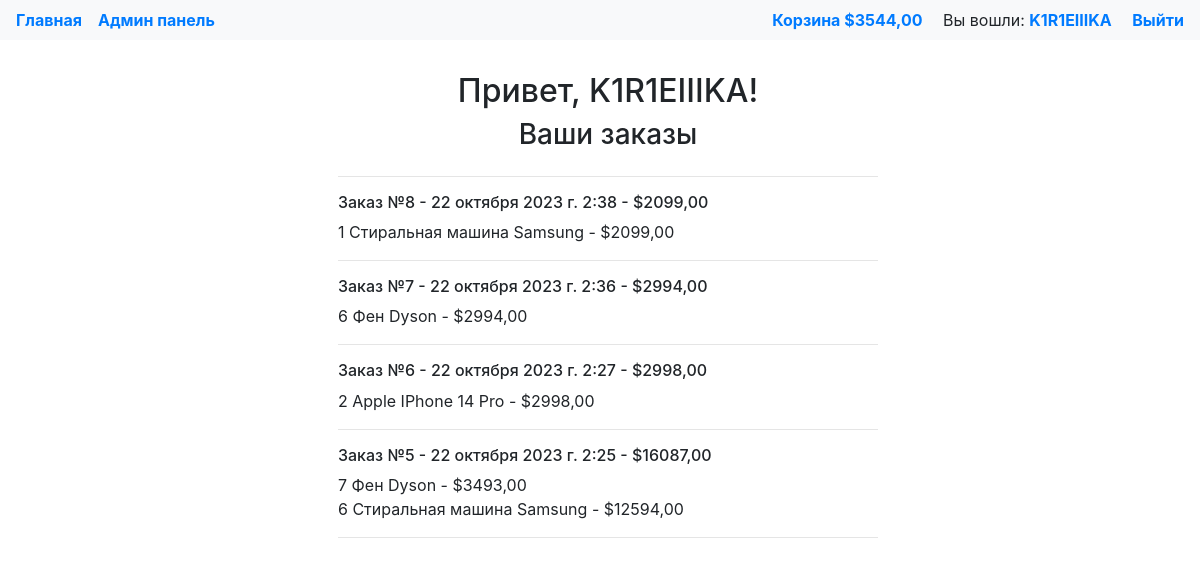
The app's page /account/ (signed in) with its own data.
### main/models.py (models this page shows, shortened)
class Order(models.Model):
    user = models.ForeignKey('auth.User', on_delete=models.CASCADE, verbose_name='Пользователь')
    cart = models.ForeignKey(Cart, on_delete=models.CASCADE, verbose_name='Корзина')
    date = models.DateTimeField(auto_now_add=True, verbose_name='Дата заказа')
    class Meta:
        verbose_name = 'Заказ'
        verbose_name_plural = 'Заказы'

class Cart(models.Model):
    user = models.ForeignKey('auth.User', on_delete=models.CASCADE, verbose_name='Пользователь')
    cart_products = models.ManyToManyField(CartProduct, blank=True, verbose_name='Товары в корзине')
    class Meta:
        verbose_name = 'Корзина'
        verbose_name_plural = 'Корзины'
    @property
    def total_price(self):
        total = 0
        for cart_product in self.cart_products.all():
            total += cart_product.product.price * cart_product.count
        return total
    is_bought = models.BooleanField(default=False, verbose_name='Куплена')

class CartProduct(models.Model):
    product = models.ForeignKey(Product, on_delete=models.CASCADE, verbose_name='Товар')
    count = models.IntegerField(default=0, verbose_name='Количество')
    @property
    def total_price(self):
        total = self.product.price * self.count
        return total
    class Meta:
        verbose_name = 'Товар в корзине'
        verbose_name_plural = 'Товары в корзине'

class Product(models.Model):
    name = models.CharField(max_length=100, verbose_name='Название')
    image = models.ImageField(blank=True, default='static/images/default.png', verbose_name='Изображение')
    short_description = models.CharField(max_length=255, verbose_name='Короткое описание', default='')
    description = models.TextField(verbose_name='Описание')
    price = models.DecimalField(max_digits=10, decimal_places=2, verbose_name='Цена')
    class Meta:
        verbose_name = 'Товар'
        verbose_name_plural = 'Товары'

### account/views.py (the view)
# urls.py: path('', views.account_home, name='account'),
@login_required(login_url='login')
def account_home(request):
    orders = Order.objects.filter(user=request.user)
    products_list = [CartProduct.objects.filter(cart__order=order) for order in orders]
    combined_data = [{'order': order, 'products': products} for order, products in zip(orders[::-1], products_list[::-1])]
    data = {
        'combined_data': combined_data
    }
    return render(request, 'account/account_home.html', data)

### main/context_processors.py (called while the page is built)
def add_variable_to_context(request):
    if not request.user.is_authenticated:
        data = {
            'cart_price': 0
        }
        return data
    try:
        cart = Cart.objects.get(user=request.user, is_bought=False)
        data = {
            'cart_price': cart.total_price
        }
    except Cart.DoesNotExist:
        data = {
            'cart_price': 0
        }
    return data

### account/templates/account/account_home.html (shortened to what this page needs)
{% extends 'main/layout.html' %}
{% block content %}
    <div class="container">
        <h2 class="mt-3 text-center">Привет, {{ user.username }}!</h2>
        <h3 class="mb-2 text-center">Ваши заказы</h3>
        <div class="row">
            <div class="col-lg-3"></div>
            <div class="col-lg-6">
                <hr>
                {% for data in combined_data %}
                    <h6>Заказ №{{ data.order.id }} - {{ data.order.date }} - ${{ data.order.cart.total_price }}</h6>
                    {% for product in data.products %}
                        {{ product.count }}
                        {{ product.product.name }} -
                        ${{ product.total_price }}
                        <br>
                    {% endfor %}
                    <hr>
                {% endfor %}
            </div>
        </div>
    </div>
{% endblock %}

### main/templates/main/layout.html (shortened to what this page needs)
{% load static %}
<!doctype html>
<html lang="en">
<head>
    <link rel="stylesheet" href="https://stackpath.bootstrapcdn.com/bootstrap/4.5.2/css/bootstrap.min.css"
>
</head>
<body>
<nav class="navbar navbar-expand-lg bg-light">
    <ul class="navbar-nav mr-auto">
        <li class="mr-3"><a href="{% url 'home' %}" class="text-decoration-none"><strong>Главная</strong></a></li>
        {% if user.is_staff %}
            <li class="mr-3"><a href="/admin" class="text-decoration-none"><strong>Админ панель</strong></a></li>
        {% endif %}
    </ul>
    {% if user.is_authenticated %}
        <p class="ml-auto mb-0">
            <a href="{% url 'basket' %}" class="mr-3 text-decoration-none"><strong>Корзина ${{ cart_price }}</strong></a>
            Вы вошли:
            <a href="{% url 'account' %}" class="mr-3 text-decoration-none"><strong>{{ user.username }}</strong></a>
            <a href="{% url 'logout' %}" class="text-decoration-none"><strong>Выйти</strong></a>
        </p>
    {% else %}
        <a class="nav-account" href="{% url 'login' %}">
            <div class="account">
                <p class="ml-auto mb-0"><strong>Войдите</strong></p>
            </div>
        </a>
    {% endif %}
</nav>
<main class="pl-3 pt-3">
    {% block content %}
    {% endblock %}
</main>
</body>
</html>

### records on screen
Order: order.id "8", order "22 октября 2023 г. 2:38", order.cart.total_price "2099,00"
CartProduct: count "1", product.name "Стиральная машина Samsung", total_price "2099,00"
Order: order.id "7", order "22 октября 2023 г. 2:36", order.cart.total_price "2994,00"
CartProduct: count "6", product.name "Фен Dyson", total_price "2994,00"
Order: order.id "6", order "22 октября 2023 г. 2:27", order.cart.total_price "2998,00"
CartProduct: count "2", product.name "Apple IPhone 14 Pro", total_price "2998,00"
Order: order.id "5", order "22 октября 2023 г. 2:25", order.cart.total_price "16087,00"
CartProduct: count "7", product.name "Фен Dyson", total_price "3493,00"
CartProduct: count "6", product.name "Стиральная машина Samsung", total_price "12594,00"

### other values on screen
{{ cart_price }} "3544,00"
{{ user.username }} "K1R1EIIIKA"
